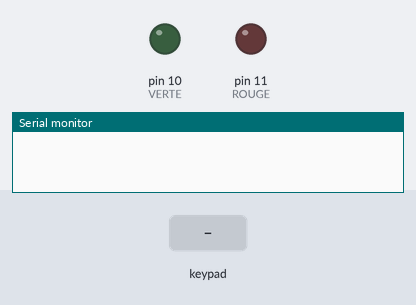
Bench run of a sketch on a simulated Arduino Uno, built with avr-gcc and run on an emulated ATmega328P. Shown: output pins drawn as LEDs (lit = HIGH), the last lines printed to the serial monitor. The inputs (shaded band) are chosen by the test bench.

Above: at 1.2 s.
1.3 s: key '#' pressed
At 2.3 s:
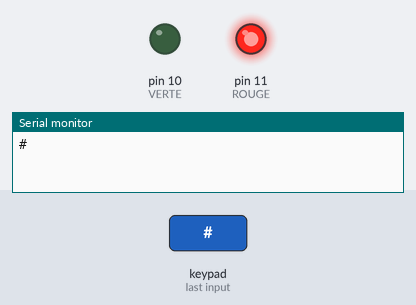
4.3 s: keypad keys 2 5 8 0 # pressed 0.4 s apart
At 6.9 s:
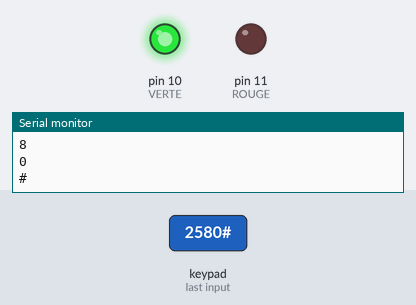
Timing chart, 0 to 9.4 s (numbered marks = the images above; inputs shaded):
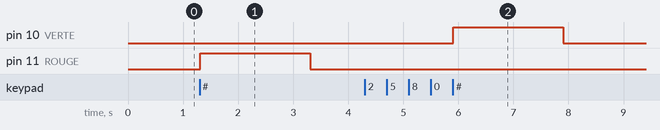

The sketch:

arduino_serrure_code.ino
```cpp
#include <Keypad.h>

char touches[4][4] = {
  {'1','2','3','A'},
  {'4','5','6','B'},
  {'7','8','9','C'},
  {'*','0','#','D'}
};
byte lignes[4] = {9, 8, 7, 6};
byte colonnes[4] = {5, 4, 3, 2};
Keypad clavier = Keypad(makeKeymap(touches),
                        lignes, colonnes, 4, 4);

const String CODE = "2580";
const byte VERTE = 10;
const byte ROUGE = 11;
String saisie = "";

void setup() {
  pinMode(VERTE, OUTPUT);
  pinMode(ROUGE, OUTPUT);
  Serial.begin(9600);
}

void loop() {
  char touche = clavier.getKey();
  if (touche != NO_KEY) {
    Serial.println(touche);
    if (touche == '#') {
      verifier();
      saisie = "";
    } else if (touche == '*') {
      saisie = "";
    } else {
      saisie += touche;
    }
  }
}

void verifier() {
  if (saisie == CODE) {
    digitalWrite(VERTE, HIGH);
    delay(2000);
    digitalWrite(VERTE, LOW);
  } else {
    digitalWrite(ROUGE, HIGH);
    delay(2000);
    digitalWrite(ROUGE, LOW);
  }
}
```

Measured:
- after the input at 1.3 s, pin 11 (ROUGE): LOW → HIGH at once, → LOW 2.0 s later
- after the input at 4.3 s, pin 10 (VERTE): LOW → HIGH after 1.6 s, → LOW 2.0 s later
